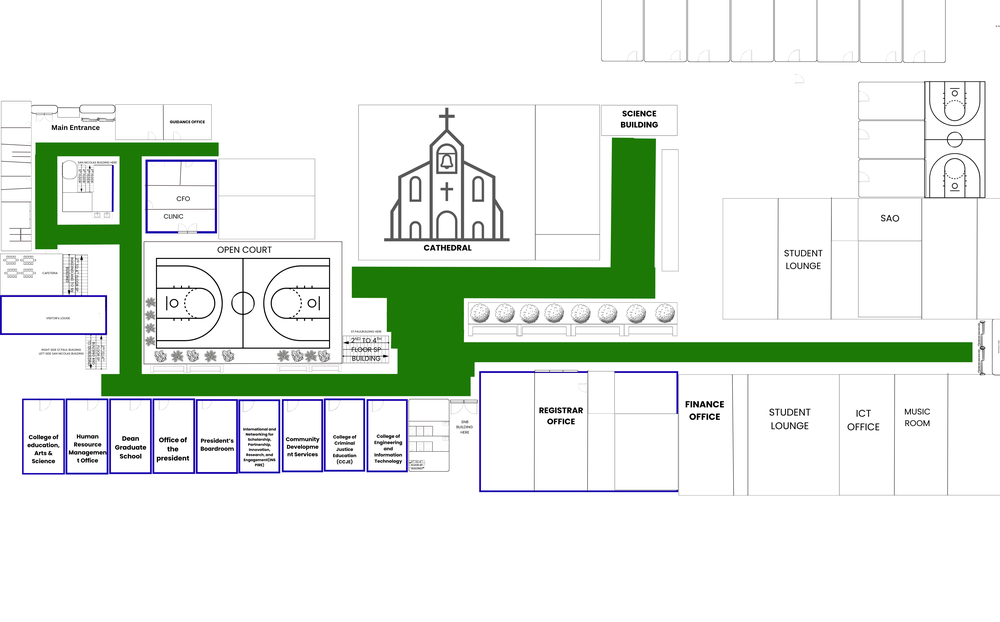
#> input picture images/2D_Mapping/ST.PAUL MAP_PATHWAY.png, 1000 x 622 px, shrunk from 4500 x 2800 before the run, found by its file name
$ python test_blob_filter.py
#> lines starting #> are read from the running program, lines starting #| are printed output that depends on the picture; after the words box and inside, x2 and y2 are one past the last pixel; in counts of white or black regions, pixels touching at a corner belong together
import cv2
import numpy as np

path = r"C:\Dex\CAPSTONE\paulibot\images\2D_Mapping\ST.PAUL MAP_PATHWAY.png"
img = cv2.imread(path)
#> img is the input picture: shape (622, 1000, 3); mean B, G, R 228.7, 236.4, 229.2

# 1. Get the green mask
hsv = cv2.cvtColor(img, cv2.COLOR_BGR2HSV)
#> hsv: shape (622, 1000, 3); mean H, S, V 7.7, 21.4, 238
lower_green = np.array([45, 100, 40])
upper_green = np.array([75, 255, 255])
mask = cv2.inRange(hsv, lower_green, upper_green)
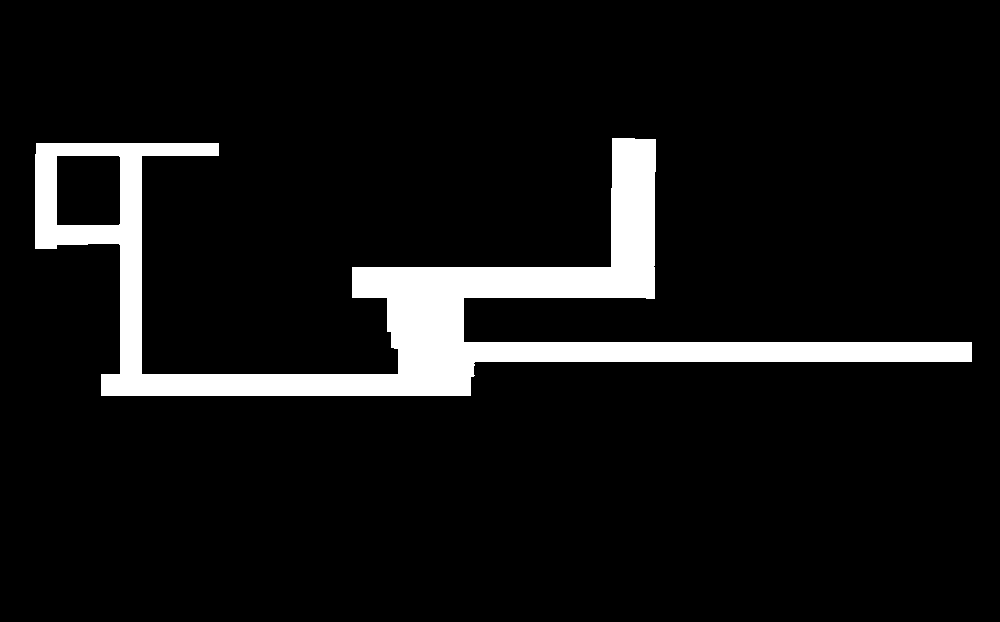
#> mask: shape (622, 1000); 7.9% white; 1 white region, box (x1, y1, x2, y2) and area: (35, 138, 972, 396) 49433

# 2. Distance Transform
# Calculates distance to the nearest zero (edge)
dist = cv2.distanceTransform(mask, cv2.DIST_L2, 5)
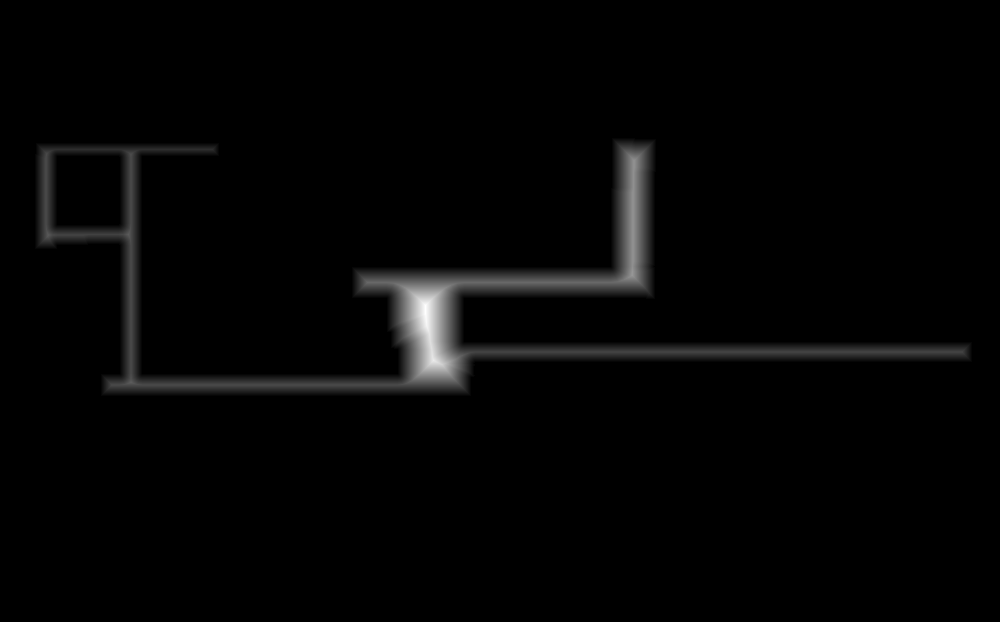
#> dist: shape (622, 1000) float32; min 0, max 39, mean 0.7; drawn with min black and max white

print("Max distance in mask:", np.max(dist))
#| Max distance in mask: 39.0

# 3. Filter out massive blobs!
# If the user drew a thin line, its max distance to an edge is half the line's thickness
# If the line is 20 pixels thick, max dist is ~10.
# If the open court is a 200x200 pixel blob, max dist is ~100.
# We can find all pixels that belong to a "thick" region and erase them.
# A morphological Opening with a big kernel removes thin lines and KEEPS thick blobs.
kernel_size = 25  # Any blob thicker than 25 pixels will survive
kernel = cv2.getStructuringElement(cv2.MORPH_ELLIPSE, (kernel_size, kernel_size))
thick_blobs = cv2.morphologyEx(mask, cv2.MORPH_OPEN, kernel)
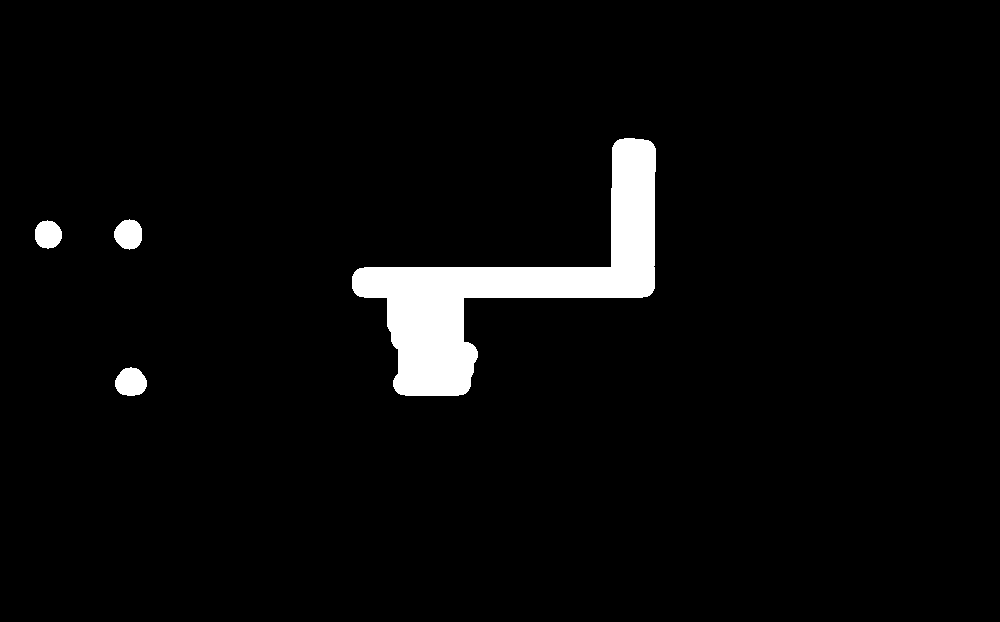
#> thick_blobs: shape (622, 1000); 3.9% white; 4 white regions, box (x1, y1, x2, y2) and area: (352, 138, 656, 396) 22321, (115, 367, 147, 396) 716, (114, 219, 142, 250) 666, (35, 220, 62, 249) 610

# Remove the thick blobs from our green mask
thin_paths = cv2.subtract(mask, thick_blobs)
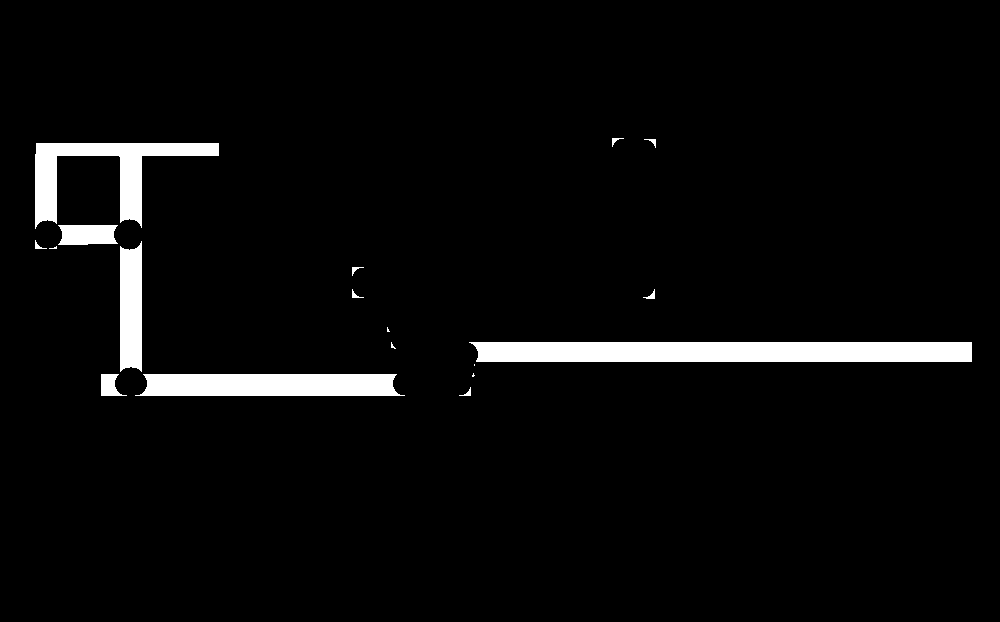
#> thin_paths: shape (622, 1000); 4% white; 18 white regions (5 under 20 px), largest, box (x1, y1, x2, y2) and area: (469, 342, 972, 362) 9920, (135, 374, 405, 396) 5512, (35, 143, 219, 229) 5282

print("Pixels in original mask:", np.sum(mask > 0))
#| Pixels in original mask: 49433
print("Pixels in thick blobs (like open court):", np.sum(thick_blobs > 0))
#| Pixels in thick blobs (like open court): 24313
print("Pixels in thin pathways:", np.sum(thin_paths > 0))
#| Pixels in thin pathways: 25120

cv2.imwrite(r"C:\Dex\CAPSTONE\paulibot\images\2D_Mapping\DEBUG_THICK_BLOBS.png", thick_blobs)
cv2.imwrite(r"C:\Dex\CAPSTONE\paulibot\images\2D_Mapping\DEBUG_THIN_PATHS.png", thin_paths)
